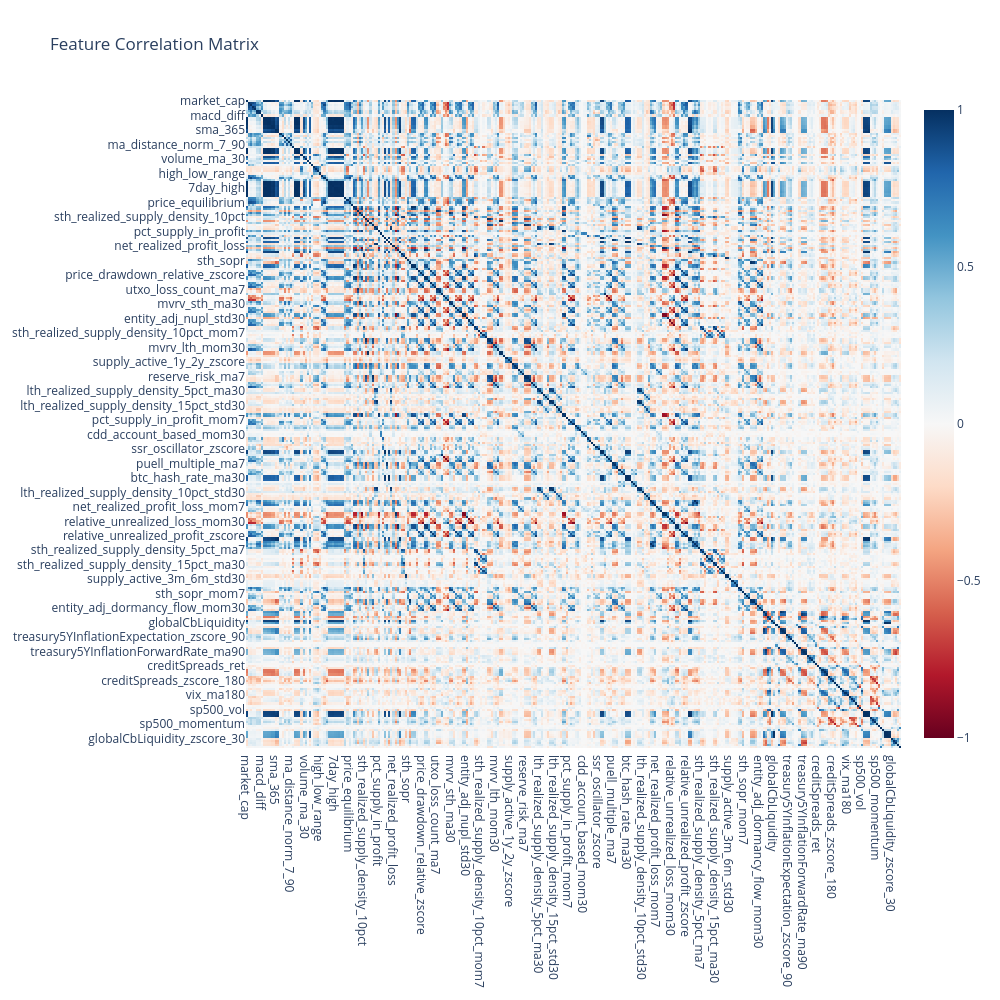

Write notebook code for a chart like this one.
### Code cell
# Load data and generate features as usual
model = RegimeSwitchModel('bitcoin', strategy='long-only', train_pct=0.8)
data = model.load_data()
features = model.generate_all_features()

### Figure 1 — Plotly figure (JSON) as saved in the notebook; plotly's stock layout.template omitted (floating-point values rounded to 4 significant figures; data arrays with more than 128 entries replaced by an {"elided": "..."} marker saying what was removed)
{"data": [{"colorscale": [[0, "rgb(103,0,31)"], [0.1, "rgb(178,24,43)"], [0.2, "rgb(214,96,77)"], [0.3, "rgb(244,165,130)"], [0.4, "rgb(253,219,199)"], [0.5, "rgb(247,247,247)"], [0.6, "rgb(209,229,240)"], [0.7, "rgb(146,197,222)"], [0.8, "rgb(67,147,195)"], [0.9, "rgb(33,102,172)"], [1, "rgb(5,48,97)"]], "hoverongaps": false, "text": {"elided": "313x313 float values"}, "type": "heatmap", "x": {"elided": "313 str values"}, "y": {"elided": "313 str values"}, "z": {"elided": "313x313 float values"}, "zmid": 0}], "layout": {"height": 1000, "title": {"text": "Feature Correlation Matrix"}, "width": 1000, "xaxis": {"showgrid": false}, "yaxis": {"autorange": "reversed", "showgrid": false}}}
